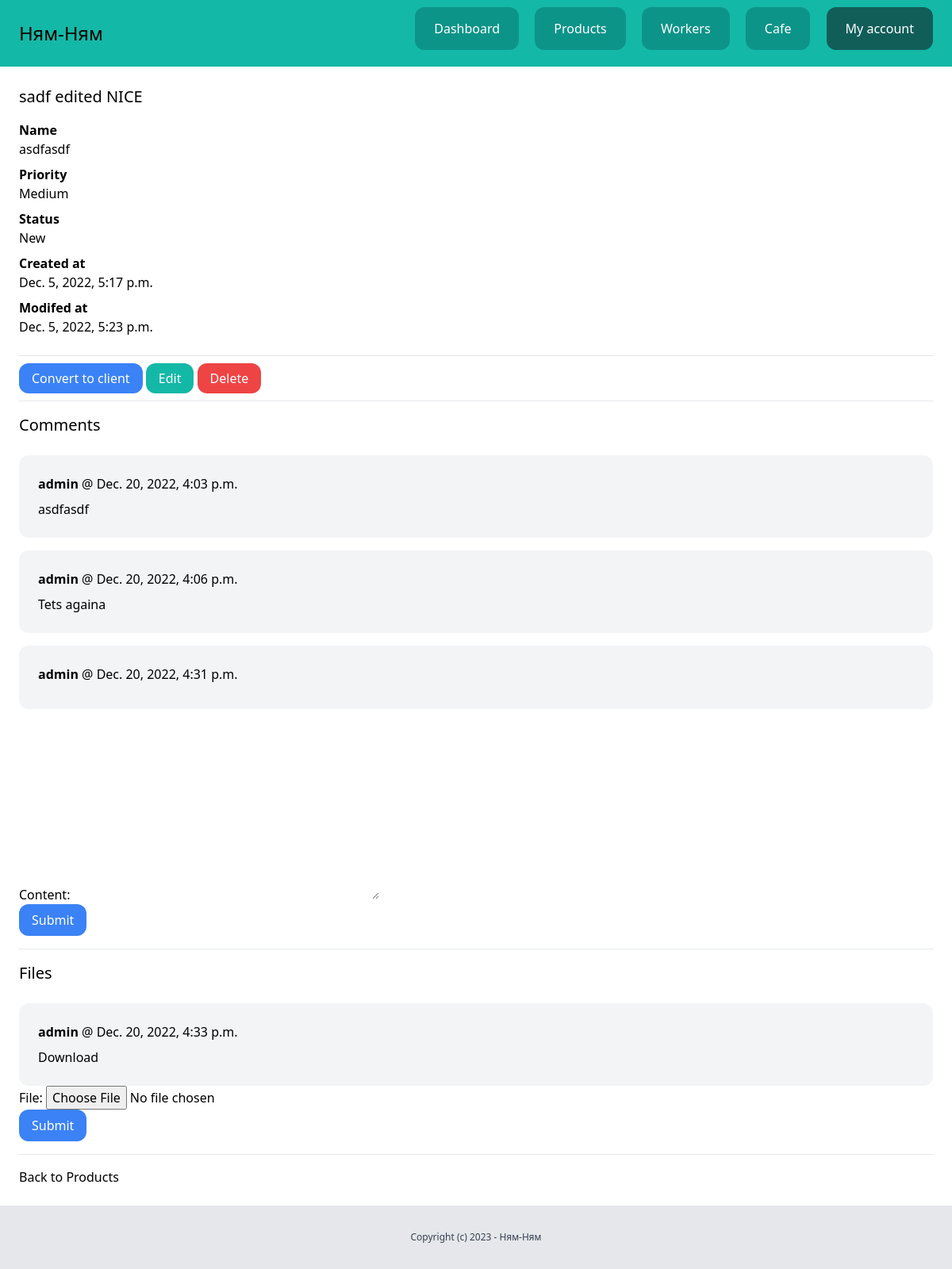
The page /dashboard/leads/7/ (signed in) on the database its author committed.
### lead/models.py (models this page shows, shortened)
class Lead(models.Model):
    LOW = 'low'
    MEDIUM = 'medium'
    HIGH = 'high'
    CHOICES_PRIORITY = (
        (LOW, 'Low'),
        (MEDIUM, 'Medium'),
        (HIGH, 'High'),
    )
    NEW = 'new'
    CONTACTED = 'contacted'
    WON = 'won'
    LOST = 'lost'
    CHOICES_STATUS = (
        (NEW, 'New'),
        (CONTACTED, 'Contacted'),
        (WON, 'Won'),
        (LOST, 'Lost'),
    )
    team = models.ForeignKey(Team, related_name='leads', on_delete=models.CASCADE)
    name = models.CharField(max_length=255)
    email = models.EmailField()
    description = models.TextField(blank=True, null=True)
    priority = models.CharField(max_length=10, choices=CHOICES_PRIORITY, default=MEDIUM)
    status = models.CharField(max_length=10, choices=CHOICES_STATUS, default=NEW)
    converted_to_client = models.BooleanField(default=False)
    created_by = models.ForeignKey(User, related_name='leads', on_delete=models.CASCADE)
    created_at = models.DateTimeField(auto_now_add=True)
    modified_at = models.DateTimeField(auto_now=True)
    class Meta:
        ordering = ('name',)

class Comment(models.Model):
    team = models.ForeignKey(Team, related_name='lead_comments', on_delete=models.CASCADE)
    lead = models.ForeignKey(Lead, related_name='comments', on_delete=models.CASCADE)
    content = models.TextField(blank=True, null=True)
    created_by = models.ForeignKey(User, related_name='lead_comments', on_delete=models.CASCADE)
    created_at = models.DateTimeField(auto_now_add=True)

class LeadFile(models.Model):
    team = models.ForeignKey(Team, related_name='lead_files', on_delete=models.CASCADE)
    lead = models.ForeignKey(Lead, related_name='files', on_delete=models.CASCADE)
    file = models.FileField(upload_to='leadfiles')
    created_by = models.ForeignKey(User, related_name='lead_files', on_delete=models.CASCADE)
    created_at = models.DateTimeField(auto_now_add=True)

### lead/views.py (the view)
# urls.py: path('<int:pk>/', views.LeadDetailView.as_view(), name='detail'),
class LeadDetailView(LoginRequiredMixin, DetailView):
    model = Lead
    def get_context_data(self, **kwargs):
        context = super().get_context_data(**kwargs)
        context['form'] = AddCommentForm()
        context['fileform'] = AddFileForm()
        return context
    def get_queryset(self):
        queryset = super(LeadDetailView, self).get_queryset()
        team = self.request.user.userprofile.active_team
        return queryset.filter(team=team, pk=self.kwargs.get('pk'))

### lead/forms.py
class AddCommentForm(forms.ModelForm):
    class Meta:
        model = Comment
        fields = ('content',)

class AddFileForm(forms.ModelForm):
    class Meta:
        model = LeadFile
        fields = ('file',)

### team/context_processors.py (called while the page is built)
def active_team(request):
    if request.user.is_authenticated:
        active_team = request.user.userprofile.get_active_team()
        if not active_team:
            active_team = Team.objects.filter(created_by=request.user)[0]
    else:
        active_team = None
    return {'active_team': active_team}

### userprofile/models.py (called while the page is built)
    def get_active_team(self):
        if self.active_team:
            return self.active_team
        else:
            return Team.objects.filter(members__in=[self.user.id]).first()

### lead/templates/lead/lead_detail.html (shortened to what this page needs)
{% extends 'core/base.html' %}
{% block content %}
    <div class="py-6 px-6">
        <h1 class="mb-4 text-xl">{{ lead.name }}</h1>
        {% if lead.description %}
            <p class="font-semibold">Name</p>
            <p class="mb-2">{{ lead.description }}</p>
        {% endif %}
        <p class="font-semibold">Priority</p>
        <p class="mb-2">{{ lead.get_priority_display }}</p>
        <p class="font-semibold">Status</p>
        <p class="mb-2">{{ lead.get_status_display }}</p>
        <p class="font-semibold">Created at</p>
        <p class="mb-2">{{ lead.created_at }}</p>
        <p class="font-semibold">Modifed at</p>
        <p class="mb-6">{{ lead.modified_at }}</p>
        <hr class="my-4">
        <a href="{% url 'leads:convert' lead.id %}" class="py-2 px-4 rounded-xl bg-blue-500 text-white">Convert to client</a>
        <a href="{% url 'leads:edit' lead.id %}" class="py-2 px-4 rounded-xl bg-teal-500 text-white">Edit</a>
        <a href="#" onclick="document.getElementById('lead_delete_form').submit();" class="py-2 px-4 rounded-xl bg-red-500 text-white">Delete</a>
        <hr class="my-4">
        <h2 class="mb-6 text-xl">Comments</h2>
        <div class="space-y-4">
            {% for comment in lead.comments.all %}
                <div class="bg-gray-100 p-6 rounded-xl">
                    <p class="mb-2"><strong>{{ comment.created_by }}</strong> @ {{ comment.created_at }}</p>
                    {{ comment.content }}
                </div>
            {% endfor %}
        </div>
        <form method="post" action="{% url 'leads:add_comment' lead.id %}">
            {{ form.as_p }}
            <button class="py-2 px-4 rounded-xl bg-blue-500 text-white">Submit</button>
        </form>
        <hr class="my-4">
        <h2 class="mb-6 text-xl">Files</h2>
        <div class="space-y-4">
            {% for file in lead.files.all %}
                <div class="bg-gray-100 p-6 rounded-xl">
                    <p class="mb-2"><strong>{{ file.created_by }}</strong> @ {{ file.created_at }}</p>
                    <a href="{{ file.file.url }}">Download</a>
                </div>
            {% endfor %}
        </div>
        <form method="post" action="{% url 'leads:add_file' lead.id %}" enctype="multipart/form-data">
            {{ fileform.as_p }}
            <button class="py-2 px-4 rounded-xl bg-blue-500 text-white">Submit</button>
        </form>
        <hr class="my-4">
        <a href="{% url 'leads:list' %}">Back to Products </a>
    </div>
{% endblock %}

### rows shown on the page
Lead: name "sadf edited NICE", description "asdfasdf", priority "Medium", status "New", created_at "Dec. 5, 2022, 5:17 p.m.", modified_at "Dec. 5, 2022, 5:23 p.m."
Comment: created_by "admin", created_at "Dec. 20, 2022, 4:03 p.m.", content "asdfasdf"
Comment: created_by "admin", created_at "Dec. 20, 2022, 4:06 p.m.", content "Tets againa"
Comment: created_by "admin", created_at "Dec. 20, 2022, 4:31 p.m."
LeadFile: created_by "admin", created_at "Dec. 20, 2022, 4:33 p.m."
